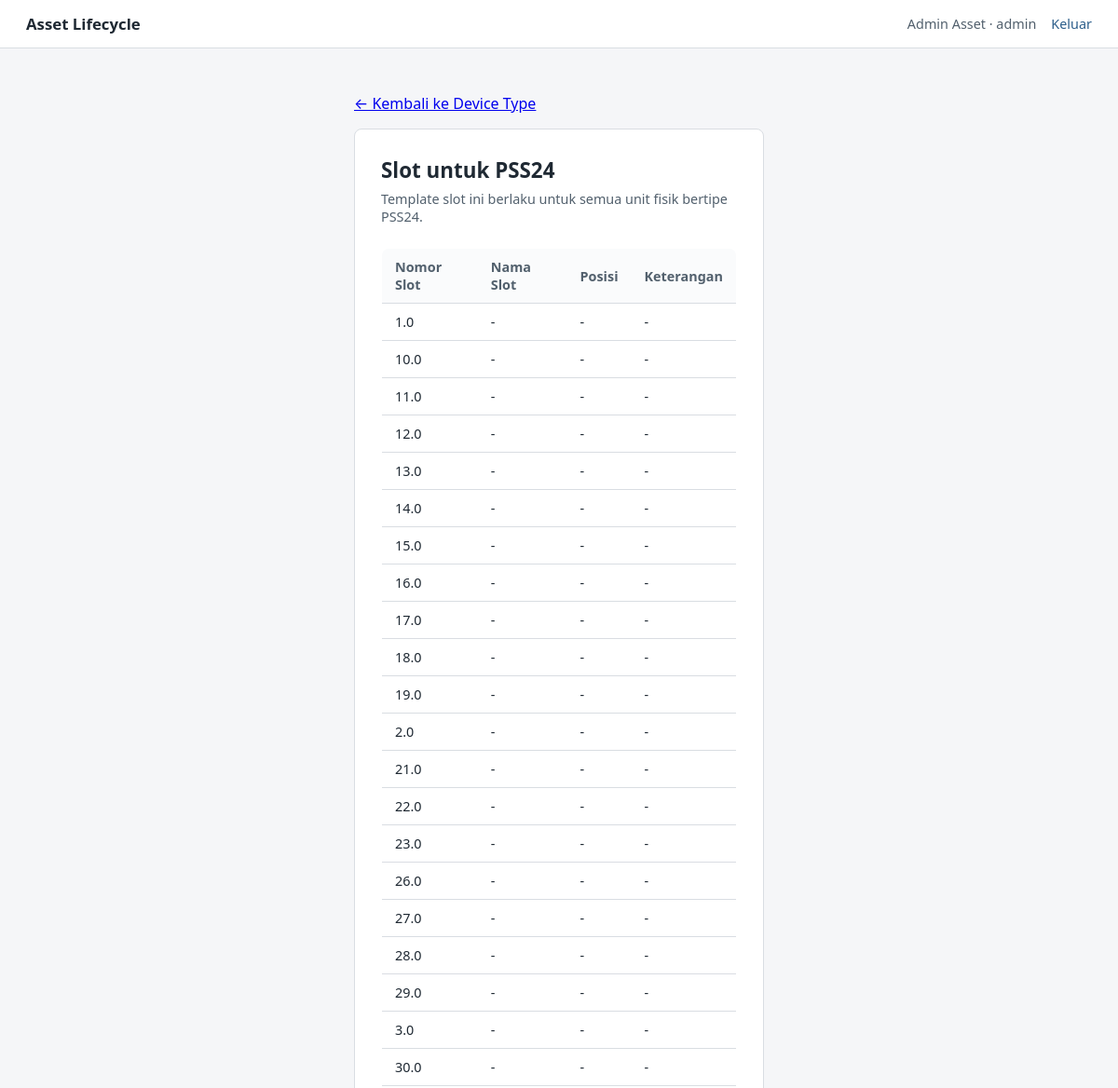
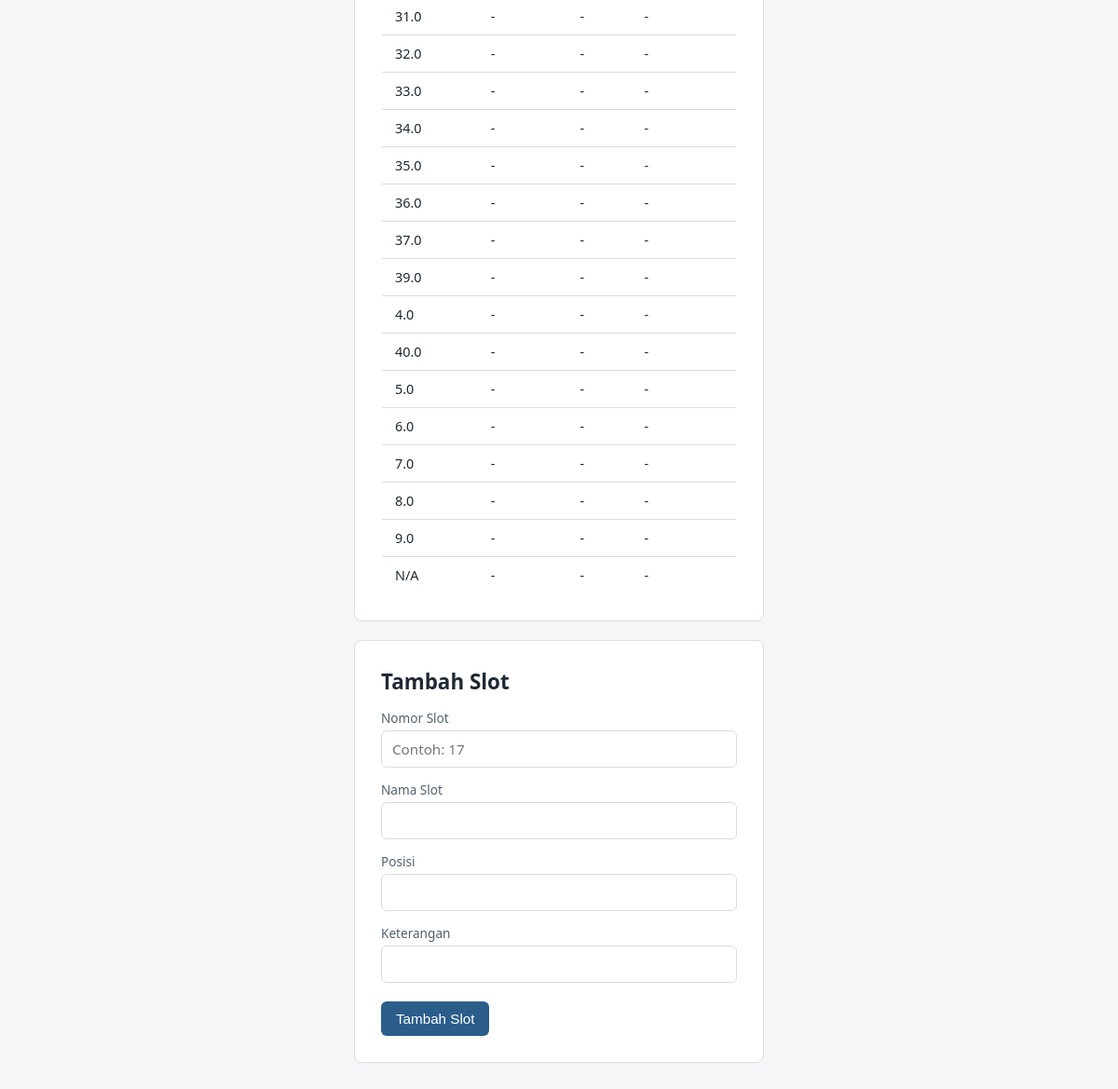
/device/types/1/slots (signed in), run on the app's committed database (2 pictures, top to bottom).
### app/models/user.py (models this page shows, shortened)
class User(db.Model, UserMixin):
    __tablename__ = "user"
    user_id = db.Column(db.Integer, primary_key=True)
    name = db.Column(db.String(150), nullable=False)
    email = db.Column(db.String(150), unique=True)
    password = db.Column(db.String(255))
    role = db.Column(db.String(20), nullable=False)  # 'admin' / 'karyawan_tif' / 'teknisi'
    is_pj = db.Column(db.Boolean, default=False)
    district = db.Column(db.String(100))
    status = db.Column(db.String(20), default="aktif")  # 'aktif' / 'pending'
    avatar_path = db.Column(db.String(255), nullable=True)  # path relatif ke static/avatars/
    created_at = db.Column(db.DateTime, default=datetime.utcnow)
    updated_at = db.Column(db.DateTime, onupdate=datetime.utcnow)

### app/models/device_type.py (models this page shows)
class DeviceType(db.Model):
    __tablename__ = "device_types"
    device_type_id = db.Column(db.Integer, primary_key=True)
    nama_tipe = db.Column(db.String(100), nullable=False)  # 'OTN PSS24', 'Metro'
    vendor = db.Column(db.String(100))
    deskripsi = db.Column(db.Text)
    created_at = db.Column(db.DateTime, default=datetime.utcnow)
    updated_at = db.Column(db.DateTime, onupdate=datetime.utcnow)
    slot_definitions = db.relationship("SlotDefinition", backref="device_type")
    devices = db.relationship("Device", backref="device_type")

### app/models/slot_definition.py (models this page shows)
class SlotDefinition(db.Model):
    __tablename__ = "slot_definitions"
    slot_definition_id = db.Column(db.Integer, primary_key=True)
    device_type_id = db.Column(db.Integer, db.ForeignKey("device_types.device_type_id"))
    nomor_slot = db.Column(db.String(20), nullable=False)
    nama_slot = db.Column(db.String(100))
    posisi = db.Column(db.String(100))
    keterangan = db.Column(db.Text)

### app/modules/device/routes.py (the view, shortened to what this page needs)
@device_bp.route("/types/<int:device_type_id>/slots", methods=["GET", "POST"])
@login_required
@role_required("admin")
def slot_definitions(device_type_id):
    device_type = DeviceType.query.get_or_404(device_type_id)
    slots = (
        SlotDefinition.query.filter_by(device_type_id=device_type_id)
        .order_by(SlotDefinition.nomor_slot)
        .all()
    )
    return render_template("device/slot_definitions.html", device_type=device_type, slots=slots)

### app/templates/device/slot_definitions.html (shortened to what this page needs)
{% extends "base.html" %}
{% block content %}
<div class="page page--wide" style="margin:0;padding:0;max-width:none;">
<p><a href="{{ url_for('device.device_types') }}">&larr; Kembali ke Device Type</a></p>
<div class="card" style="margin-bottom:20px;">
    <h1>Slot untuk {{ device_type.nama_tipe }}</h1>
    <p class="subtitle">Template slot ini berlaku untuk semua unit fisik bertipe {{ device_type.nama_tipe }}.</p>
    <table>
        <thead>
            <tr>
                <th>Nomor Slot</th>
                <th>Nama Slot</th>
                <th>Posisi</th>
                <th>Keterangan</th>
            </tr>
        </thead>
        <tbody>
            {% for s in slots %}
            <tr>
                <td>{{ s.nomor_slot }}</td>
                <td>{{ s.nama_slot or "-" }}</td>
                <td>{{ s.posisi or "-" }}</td>
                <td>{{ s.keterangan or "-" }}</td>
            </tr>
            {% else %}
            <tr><td colspan="4">Belum ada slot untuk tipe ini.</td></tr>
            {% endfor %}
        </tbody>
    </table>
</div>
<div class="card">
    <h1>Tambah Slot</h1>
    <form method="POST">
        <label for="nomor_slot">Nomor Slot</label>
        <input type="text" id="nomor_slot" name="nomor_slot" placeholder="Contoh: 17" required>
        <label for="nama_slot">Nama Slot</label>
        <input type="text" id="nama_slot" name="nama_slot">
        <label for="posisi">Posisi</label>
        <input type="text" id="posisi" name="posisi">
        <label for="keterangan">Keterangan</label>
        <input type="text" id="keterangan" name="keterangan">
        <button type="submit">Tambah Slot</button>
    </form>
</div>
</div>
{% endblock %}

### app/templates/base.html (shortened to what this page needs)
<!DOCTYPE html>
<html lang="id">
<head>
    <link rel="stylesheet" href="{{ url_for('static', filename='style.css') }}">
</head>
<body>
    <header class="topbar">
        <a href="{{ url_for('index') }}" class="topbar__brand">Asset Lifecycle</a>
        <nav class="topbar__nav">
            {% if current_user.is_authenticated %}
                <span class="topbar__user">{{ current_user.name }} &middot; {{ current_user.role }}{% if current_user.is_pj %} &middot; PJ{% endif %}</span>
                <a href="{{ url_for('auth.logout') }}">Keluar</a>
            {% else %}
                <a href="{{ url_for('auth.login') }}">Masuk</a>
            {% endif %}
        </nav>
    </header>
    <main class="page">
        {% block content %}{% endblock %}
    </main>
</body>
</html>

### app/static/style.css (style rules this page uses)
:root { --ink: #1f2933; --ink-soft: #52606d; --line: #d9dde2; --surface: #ffffff; --bg: #f5f6f8; --accent: #2b5d8a; --accent-hover: #234a6f; --error-bg: #fbe9e7; --error-ink: #9c3b2e; --success-bg: #e6f3ea; --success-ink: #2c6e49; }
* { box-sizing: border-box; }
body { margin: 0; font-family: "Segoe UI", system-ui, -apple-system, sans-serif; color: var(--ink); background: var(--bg); }
.topbar { display: flex; justify-content: space-between; align-items: center; padding: 14px 28px; background: var(--surface); border-bottom: 1px solid var(--line); }
.topbar__brand { font-weight: 600; font-size: 1.05rem; color: var(--ink); text-decoration: none; }
.topbar__nav { display: flex; align-items: center; gap: 16px; font-size: 0.9rem; }
.topbar__nav a { color: var(--accent); text-decoration: none; }
.topbar__user { color: var(--ink-soft); }
.page { max-width: 480px; margin: 48px auto; padding: 0 20px; }
.page--wide { max-width: 900px; }
.card { background: var(--surface); border: 1px solid var(--line); border-radius: 8px; padding: 28px; }
h1 { font-size: 1.4rem; margin: 0 0 6px; }
.subtitle { color: var(--ink-soft); font-size: 0.9rem; margin: 0 0 24px; }
label { display: block; font-size: 0.85rem; color: var(--ink-soft); margin-bottom: 4px; margin-top: 14px; }
input, select { width: 100%; padding: 9px 11px; border: 1px solid var(--line); border-radius: 6px; font-size: 0.95rem; font-family: inherit; }
button, .btn { display: inline-block; margin-top: 20px; padding: 10px 16px; background: var(--accent); color: white; border: none; border-radius: 6px; font-size: 0.95rem; cursor: pointer; text-decoration: none; }
table { width: 100%; border-collapse: collapse; background: var(--surface); border: 1px solid var(--line); border-radius: 8px; overflow: hidden; }
th, td { text-align: left; padding: 10px 14px; border-bottom: 1px solid var(--line); font-size: 0.9rem; }
th { background: #fafbfc; color: var(--ink-soft); font-weight: 600; }
tr:last-child td { border-bottom: none; }

### data on the page
User: name "Admin Asset", role "admin"
DeviceType: nama_tipe "PSS24"
SlotDefinition: nomor_slot "1.0", nama_slot "-", posisi "-", keterangan "-"
SlotDefinition: nomor_slot "10.0", nama_slot "-", posisi "-", keterangan "-"
SlotDefinition: nomor_slot "11.0", nama_slot "-", posisi "-", keterangan "-"
SlotDefinition: nomor_slot "12.0", nama_slot "-", posisi "-", keterangan "-"
SlotDefinition: nomor_slot "13.0", nama_slot "-", posisi "-", keterangan "-"
SlotDefinition: nomor_slot "14.0", nama_slot "-", posisi "-", keterangan "-"
SlotDefinition: nomor_slot "15.0", nama_slot "-", posisi "-", keterangan "-"
SlotDefinition: nomor_slot "16.0", nama_slot "-", posisi "-", keterangan "-"
SlotDefinition: nomor_slot "17.0", nama_slot "-", posisi "-", keterangan "-"
SlotDefinition: nomor_slot "18.0", nama_slot "-", posisi "-", keterangan "-"
SlotDefinition: nomor_slot "19.0", nama_slot "-", posisi "-", keterangan "-"
SlotDefinition: nomor_slot "2.0", nama_slot "-", posisi "-", keterangan "-"
SlotDefinition: nomor_slot "21.0", nama_slot "-", posisi "-", keterangan "-"
SlotDefinition: nomor_slot "22.0", nama_slot "-", posisi "-", keterangan "-"
SlotDefinition: nomor_slot "23.0", nama_slot "-", posisi "-", keterangan "-"
SlotDefinition: nomor_slot "26.0", nama_slot "-", posisi "-", keterangan "-"
SlotDefinition: nomor_slot "27.0", nama_slot "-", posisi "-", keterangan "-"
SlotDefinition: nomor_slot "28.0", nama_slot "-", posisi "-", keterangan "-"
SlotDefinition: nomor_slot "29.0", nama_slot "-", posisi "-", keterangan "-"
SlotDefinition: nomor_slot "3.0", nama_slot "-", posisi "-", keterangan "-"
SlotDefinition: nomor_slot "30.0", nama_slot "-", posisi "-", keterangan "-"
SlotDefinition: nomor_slot "31.0", nama_slot "-", posisi "-", keterangan "-"
SlotDefinition: nomor_slot "32.0", nama_slot "-", posisi "-", keterangan "-"
SlotDefinition: nomor_slot "33.0", nama_slot "-", posisi "-", keterangan "-"
SlotDefinition: nomor_slot "34.0", nama_slot "-", posisi "-", keterangan "-"
SlotDefinition: nomor_slot "35.0", nama_slot "-", posisi "-", keterangan "-"
SlotDefinition: nomor_slot "36.0", nama_slot "-", posisi "-", keterangan "-"
SlotDefinition: nomor_slot "37.0", nama_slot "-", posisi "-", keterangan "-"
SlotDefinition: nomor_slot "39.0", nama_slot "-", posisi "-", keterangan "-"
SlotDefinition: nomor_slot "4.0", nama_slot "-", posisi "-", keterangan "-"
SlotDefinition: nomor_slot "40.0", nama_slot "-", posisi "-", keterangan "-"
SlotDefinition: nomor_slot "5.0", nama_slot "-", posisi "-", keterangan "-"
SlotDefinition: nomor_slot "6.0", nama_slot "-", posisi "-", keterangan "-"
SlotDefinition: nomor_slot "7.0", nama_slot "-", posisi "-", keterangan "-"
SlotDefinition: nomor_slot "8.0", nama_slot "-", posisi "-", keterangan "-"
SlotDefinition: nomor_slot "9.0", nama_slot "-", posisi "-", keterangan "-"
SlotDefinition: nomor_slot "N/A", nama_slot "-", posisi "-", keterangan "-"
